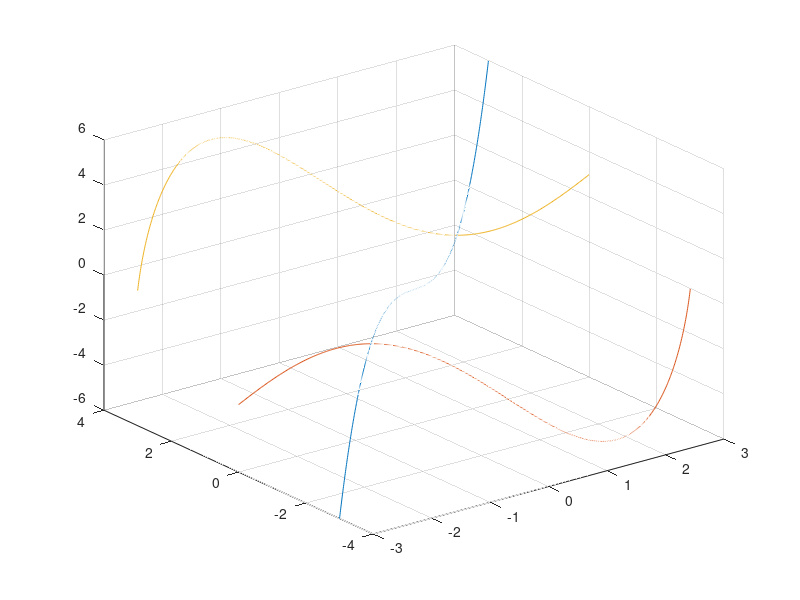

MATLAB code for this plot: (Note: this script raises an error after producing the figure.)
x = -3:0.01:3;
y1 = x;
z1 = (x.^3-3*x)/3;
plot3(x,y1,z1)
grid on
hold on

y2 = (-sqrt(3*(12-x.^2))-x)/2;
z2 = (2*x.^3-3*sqrt(3*(12-x.^2))-15*x)/6;
plot3(x,y2,z2)
hold on

y2 = (sqrt(3*(12-x.^2))-x)/2;
z2 = (2*x.^3+3*sqrt(3*(12-x.^2))-15*x)/6;
plot3(x,y2,z2)
hold on

[t,y] = ode45(@fast_slow1, [0 70000], [-2; 3.5; 2]);
plot3(y(:,1),y(:,2),y(:,3),'->')

function dydt = fast_slow1(~,y)
dydt = [-y(1)+2*y(2)-y(2)^3/3+y(3);
    -y(2)+2*y(1)-y(1)^3/3+y(3);
    -0.0001*(y(1)+y(2))/2];
end